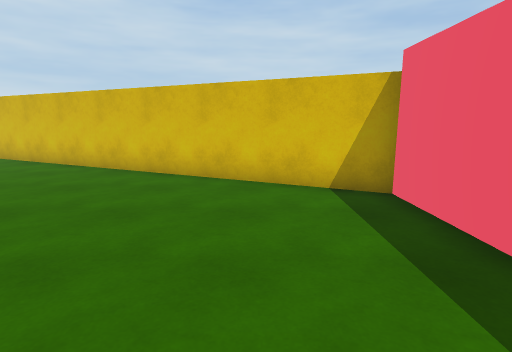
View 1 (above)

13 first-person views from a walk through a Unity game level. The camera is 1.5 m above the floor, tilts 10° down and sees 80° across. The floor is counted in squares, 1 m on a side. Each view is taken from the middle of a square. On the plan, view 1 faces up. The plan holds only what a view shows up to about 15 squares ahead; the rest is blank. The place goes on beyond the plan. The player character is not drawn.

View 2
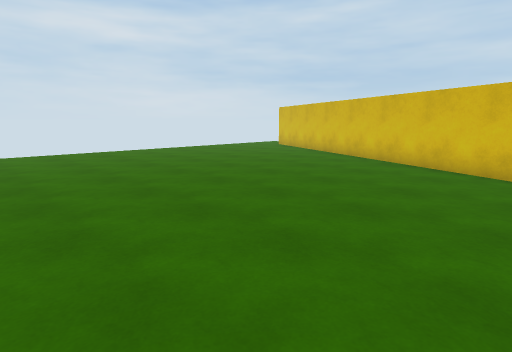

View 3
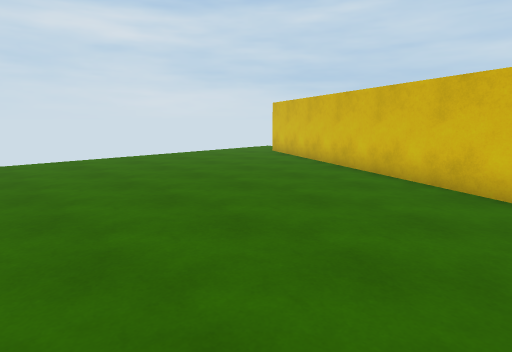

View 4
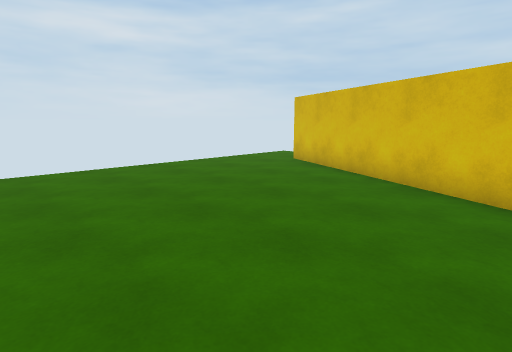

View 5
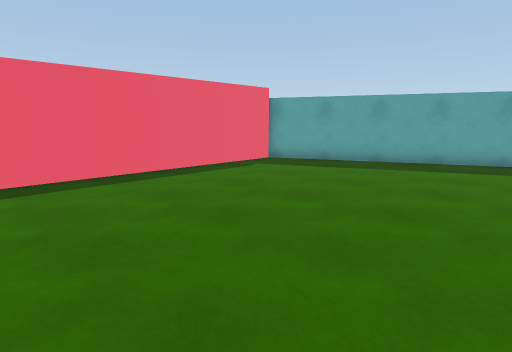

View 6
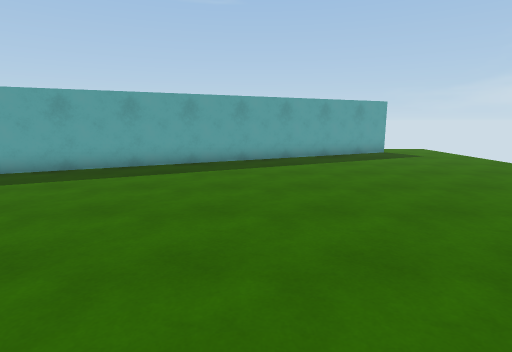

View 7
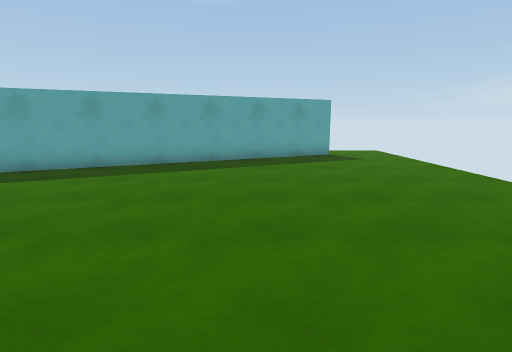

View 8
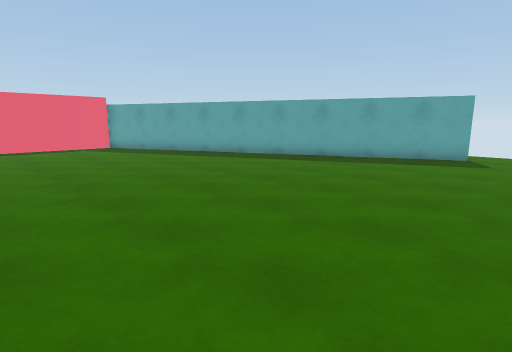

View 9
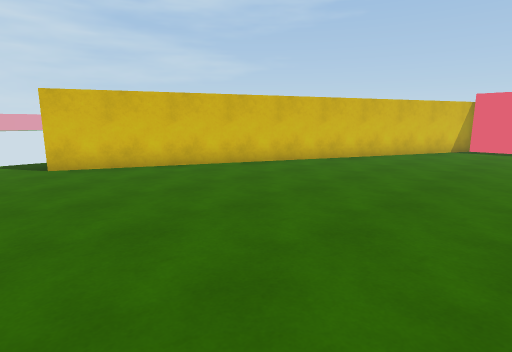

View 10
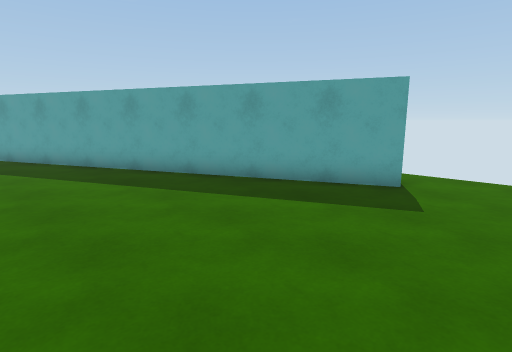

View 11
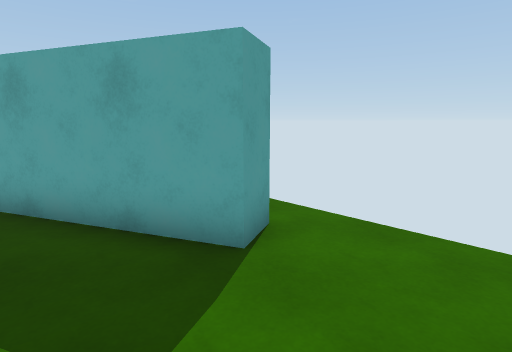

View 12
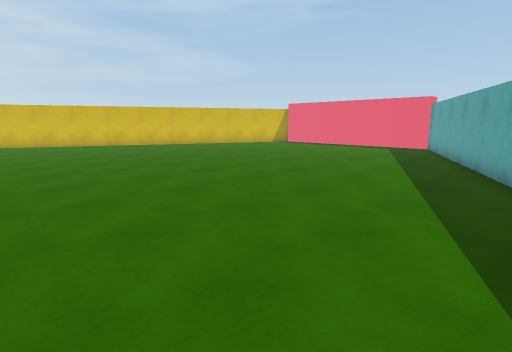

View 13
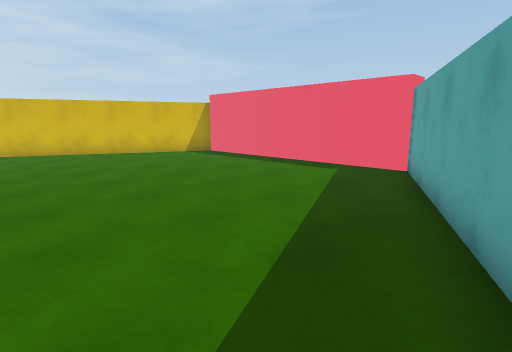

### Floor plan
Points are (right, up) in squares from view 1. A wall is a line through its corners. A room is listed if a view was taken in it or the views show most of it. See-through windows are left out.
Room 1 (views 1, 2, 3, 4, 5, 6, 7, 8, 9, 10, 11, 12, 13)
walls: (-13, -12.3) (-13.4, -11.4) (2.9, -3.7) (2.9, 6.3) (-14, 14.2)
ways out: opening at (-15.5, 14.5)

Positions as (right, up) in squares from view 1, and headings:
1: (0, 0), facing up
2: (0, -2), facing up-left
3: (-3, 2), facing up-left
4: (-6, 4), facing up-left
5: (-6, 6), facing down-right
6: (-7, 4), facing down
7: (-10, 3), facing down
8: (-16, 3), facing down-right
9: (-16, 3), facing up-right
10: (-16, -4), facing down-right
11: (-16, -9), facing down-right
12: (-16, -9), facing up-right
13: (-7, -7), facing up-right
